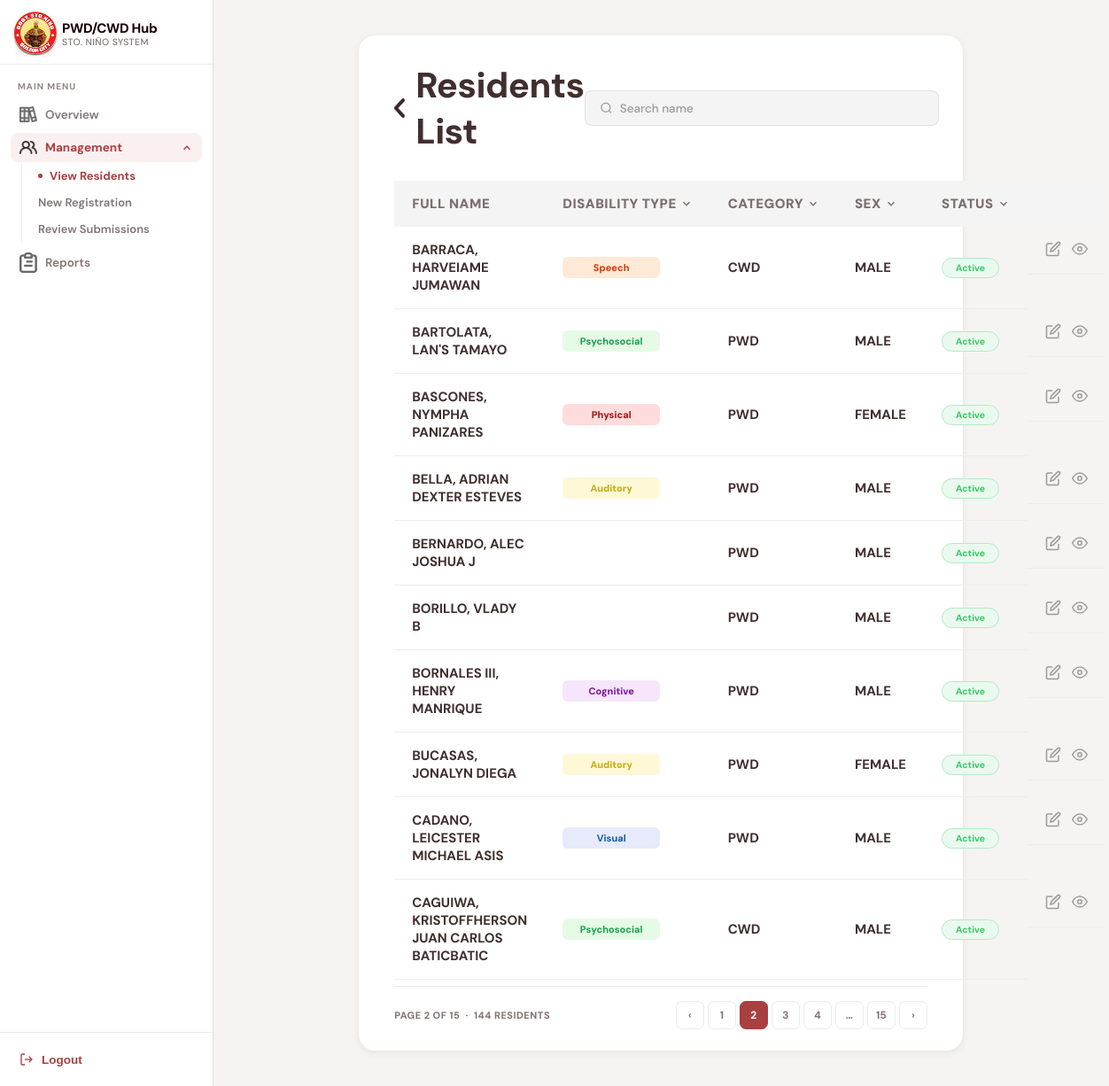
The app's page /resident.php?page=2, older data.
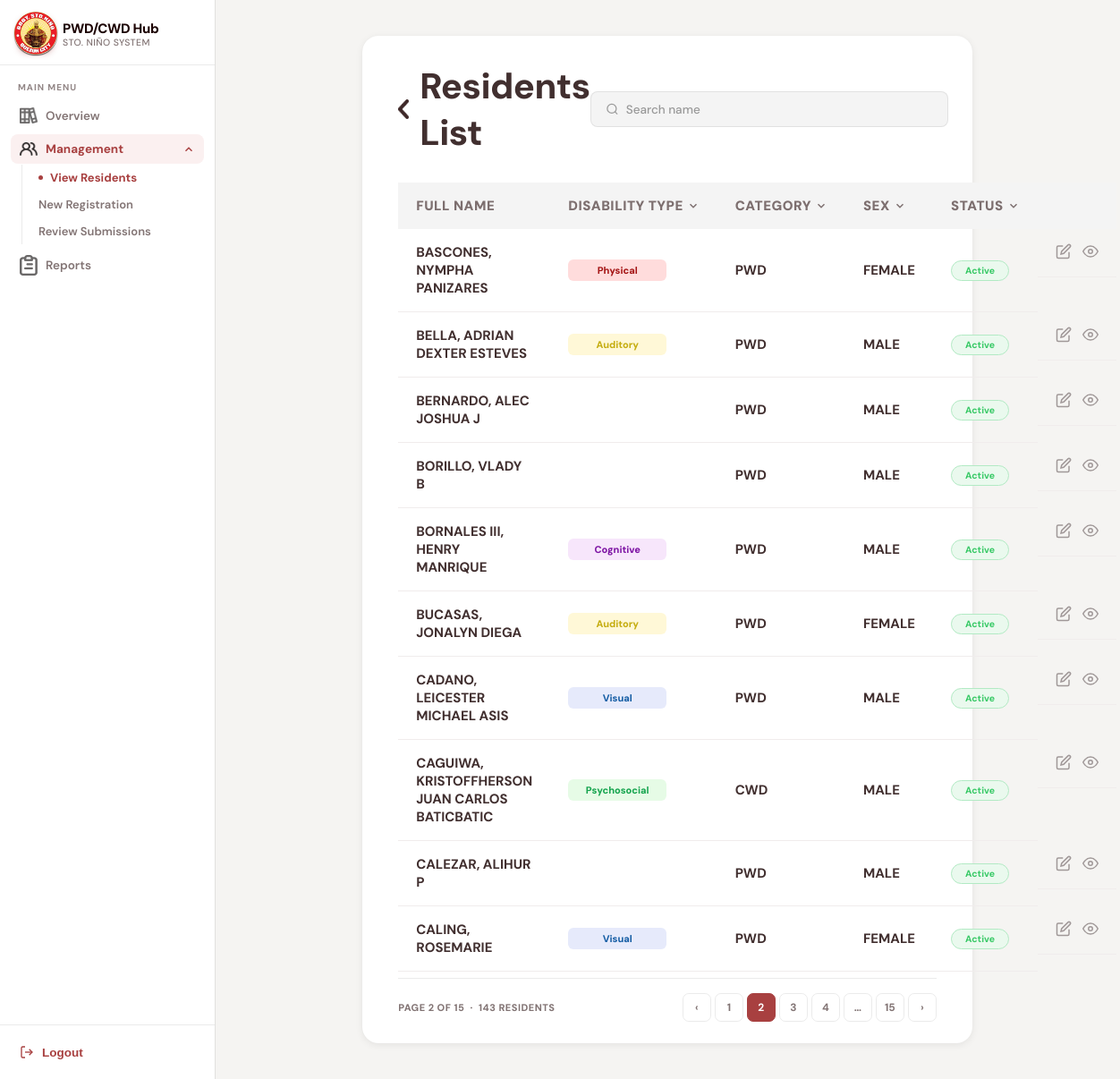
The same page, newer data.
### tables this page shows
CREATE TABLE `residents` (
  `ID` int(11) NOT NULL AUTO_INCREMENT,
  `first_name` varchar(255) NOT NULL,
  `middle_name` varchar(255) NOT NULL,
  `last_name` varchar(255) NOT NULL,
  `civil_status` enum('Single','Married','Widowed','Separated') NOT NULL,
  `birthdate` date NOT NULL,
  `age` int(11) NOT NULL,
  `birthplace` varchar(255) NOT NULL,
  `sex` enum('male','female') NOT NULL,
  `address` varchar(255) NOT NULL,
  `contact_num` varchar(255) NOT NULL,
  `emergency_cont` varchar(255) NOT NULL,
  `emergency_cont_num` varchar(255) NOT NULL,
  `emergency_cont_rel` varchar(255) NOT NULL,
  `socials` varchar(255) NOT NULL,
  `disablity_type` varchar(255) DEFAULT NULL,
  `disability_remarks` varchar(255) DEFAULT NULL,
  `resident_type` enum('PWD','CWD') NOT NULL,
  `guardian_name` varchar(255) NOT NULL,
  `guardian_cont_num` varchar(255) NOT NULL,
  `guardian_rel` varchar(255) NOT NULL,
  `father_name` varchar(255) NOT NULL,
  `mother_name` varchar(255) NOT NULL,
  `spouse_name` varchar(255) NOT NULL,
  `pwdid_num` varchar(255) NOT NULL,
  `control_num` varchar(255) NOT NULL,
  `idissue_date` date NOT NULL,
  `idexpiration_date` date NOT NULL,
  `profile` varchar(255) NOT NULL,
  `status` enum('Active','Pending','Expired','Under Review','Needs Correction','Rejected') DEFAULT 'Under Review',
  `med_cert` varchar(255) DEFAULT NULL,
  `correction_remarks` text DEFAULT NULL,
  PRIMARY KEY (`ID`)
);

### func/getResidents.php (called while the page is built, shortened)
<?php
require_once("db.php");
$per_page    = 10;
$current_page = isset($_GET["page"]) && is_numeric($_GET["page"]) ? (int)$_GET["page"] : 1;
$offset      = ($current_page - 1) * $per_page;
$conditions = [];
$params     = [];
$types      = "";
$where = count($conditions) > 0 ? "WHERE " . implode(" AND ", $conditions) : "";
$count_sql  = "SELECT COUNT(*) as total FROM residents $where";
$count_stmt = mysqli_prepare($conn, $count_sql);
mysqli_stmt_execute($count_stmt);
$count_result = mysqli_stmt_get_result($count_stmt);
$total_rows   = mysqli_fetch_assoc($count_result)["total"];
$total_pages  = max(1, ceil($total_rows / $per_page));
$data_sql  = "SELECT * FROM residents $where ORDER BY last_name ASC LIMIT ? OFFSET ?";
$data_params = array_merge($params, [$per_page, $offset]);
$data_types  = $types . "ii";
$data_stmt = mysqli_prepare($conn, $data_sql);
mysqli_stmt_bind_param($data_stmt, $data_types, ...$data_params);
mysqli_stmt_execute($data_stmt);
$residents_result = mysqli_stmt_get_result($data_stmt);
function badgeClass($type) {
    $map = [
        "cognitive"    => "badge-cognitive",
        "visual"       => "badge-visual",
        "physical"        => "badge-physical",
        "auditory"     => "badge-auditory",
        "speech"       => "badge-speech",
        "psychosocial" => "badge-psycho",
    ];
    return $map[strtolower(trim($type))] ?? "badge-physical";
}
function buildQuery($page, $extra = []) {
    $params = array_merge($_GET, ["page" => $page], $extra);
    return "?" . http_build_query($params);
}
?>

### resident.php (the view, shortened to what the changed rows need)
<?php require_once("func/getResidents.php"); ?>
<!DOCTYPE html>
<html lang="en">
<head>
<link rel="stylesheet" href="css/resident.css" />
</head>
<body>
<main class="main-content">
  <div class="content-card">
    <div class="card-header">
      <div class="page-title">
        <h1>Residents List</h1>
      </div>
    </div>
    <div class="table-wrap">
      <table class="data-table">
        <thead>
          <tr>
            <th>
              Full Name
            </th>
            <th class="th-filter <?= !empty($filter_disab) ? 'th-active' : '' ?>" onclick="openFilter('sel-disability', this)">
              Disability Type
              <svg width="14" height="14" class="th-chevron" viewBox="0 0 24 24" fill="none" stroke="currentColor" stroke-width="2.5"><path d="M6 9l6 6 6-6"/></svg>
            </th>
            <th class="th-filter <?= !empty($filter_cat) ? 'th-active' : '' ?>" onclick="openFilter('sel-category', this)">
              Category
              <svg width="14" height="14" class="th-chevron" viewBox="0 0 24 24" fill="none" stroke="currentColor" stroke-width="2.5"><path d="M6 9l6 6 6-6"/></svg>
            </th>
            <th class="th-filter <?= !empty($filter_sex) ? 'th-active' : '' ?>" onclick="openFilter('sel-sex', this)">
              Sex
              <svg width="14" height="14" class="th-chevron" viewBox="0 0 24 24" fill="none" stroke="currentColor" stroke-width="2.5"><path d="M6 9l6 6 6-6"/></svg>
            </th>
            <th class="th-filter <?= !empty($filter_status) ? 'th-active' : '' ?>" onclick="openFilter('sel-status', this)">
              Status
              <svg width="14" height="14" class="th-chevron" viewBox="0 0 24 24" fill="none" stroke="currentColor" stroke-width="2.5"><path d="M6 9l6 6 6-6"/></svg>
            </th>
            <th></th>
          </tr>
        </thead>
        <tbody>
          <?php if (mysqli_num_rows($residents_result) === 0): ?>
            <tr>
              <td colspan="6" style="text-align:center; padding:40px; color:var(--text-muted); font-weight:600;">
                No residents found.
              </td>
            </tr>
          <?php else: ?>
            <?php while ($user = mysqli_fetch_assoc($residents_result)): ?>
              <?php
                $full_name  = htmlspecialchars($user['last_name'] . ", " . $user['first_name'] . " " . $user['middle_name']);
                $disability = $user['disablity_type'] ?? '';
                $category   = htmlspecialchars($user['resident_type'] ?? '—');
                $sex        = htmlspecialchars(strtoupper($user['sex'] ?? '—'));
                $status     = htmlspecialchars($user['status'] ?? 'Pending');
                $status_cls = "status-" . strtolower($status);
                $types_arr  = array_filter(array_map('trim', explode(",", $disability)));
              ?>
              <tr>
                <td class="fw-bold"><?= $full_name ?></td>
                <td>
                  <div class="badge-group">
                    <?php foreach ($types_arr as $t): ?>
                      <span class="badge <?= badgeClass($t) ?>"><?= htmlspecialchars($t) ?></span>
                    <?php endforeach; ?>
                  </div>
                </td>
                <td class="fw-bold"><?= $category ?></td>
                <td class="fw-bold"><?= $sex ?></td>
                <td><span class="status <?= $status_cls ?>"><?= $status ?></span></td>
                <td class="actions">
                  <button title="Edit" onclick="window.location.href='editResident.php?id=<?= $user['ID'] ?>'">
                    <svg width="18" height="18" viewBox="0 0 24 24" fill="none" stroke="currentColor" stroke-width="2"><path d="M11 4H4a2 2 0 0 0-2 2v14a2 2 0 0 0 2 2h14a2 2 0 0 0 2-2v-7"/><path d="M18.5 2.5a2.121 2.121 0 0 1 3 3L12 15l-4 1 1-4 9.5-9.5z"/></svg>
                  </button>
                  <button title="View" onclick="window.location.href='viewprofile.php?id=<?= $user['ID'] ?>'">
                    <svg width="18" height="18" viewBox="0 0 24 24" fill="none" stroke="currentColor" stroke-width="2"><path d="M1 12s4-8 11-8 11 8 11 8-4 8-11 8-11-8-11-8z"/><circle cx="12" cy="12" r="3"/></svg>
                  </button>
                </td>
              </tr>
            <?php endwhile; ?>
          <?php endif; ?>
        </tbody>
      </table>
    </div>
    <div class="pagination">
      <span class="pagination-info">
        Page <?= $current_page ?> of <?= $total_pages ?> &nbsp;·&nbsp; <?= $total_rows ?> resident<?= $total_rows !== 1 ? "s" : "" ?>
      </span>
      <div class="pagination-btns">
        <a href="<?= buildQuery($current_page - 1) ?>" class="page-btn <?= $current_page <= 1 ? 'disabled' : '' ?>">‹</a>
        <?php
          $start = max(1, $current_page - 2);
          $end   = min($total_pages, $current_page + 2);
          if ($start > 1): ?>
          <?php endif;
          for ($i = $start; $i <= $end; $i++): ?>
            <a href="<?= buildQuery($i) ?>" class="page-btn <?= $i === $current_page ? 'active' : '' ?>"><?= $i ?></a>
          <?php endfor;
          if ($end < $total_pages): ?>
            <?php if ($end < $total_pages - 1): ?><span class="page-btn" style="pointer-events:none;">…</span><?php endif; ?>
            <a href="<?= buildQuery($total_pages) ?>" class="page-btn"><?= $total_pages ?></a>
          <?php endif; ?>
        <a href="<?= buildQuery($current_page + 1) ?>" class="page-btn <?= $current_page >= $total_pages ? 'disabled' : '' ?>">›</a>
      </div>
    </div>
  </div>
</main>
</body>
</html>

Row changes from the older to the newer data that the page shows:
no longer on this page (row edited): residents: full_name "BARRACA, HARVEIAME JUMAWAN", disablity_type "Speech", resident_type "CWD", sex "MALE", status "Active"
no longer on this page (row edited): residents: full_name "BARTOLATA, LAN'S TAMAYO", disablity_type "Psychosocial", resident_type "PWD", sex "MALE", status "Active"
now on this page (row edited): residents: full_name "CALEZAR, ALIHUR P", resident_type "PWD", sex "MALE", status "Active", shown under "Residents List"
now on this page (row edited): residents: full_name "CALING, ROSEMARIE", disablity_type "Visual", resident_type "PWD", sex "FEMALE", status "Active"
Text that changed along with them:
$total_rows: "144" → "143"
